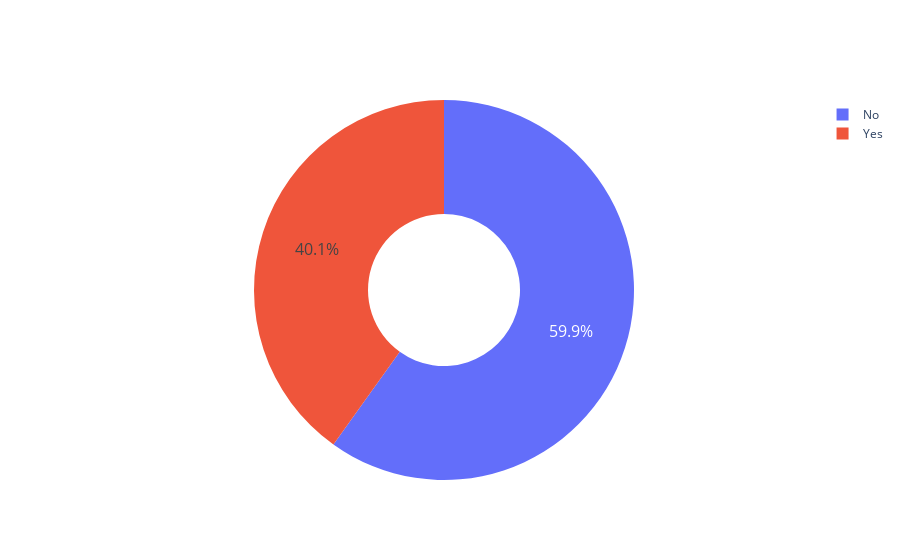

The notebook cell saved with this chart:
### Code cell
type_ = ["No", "Yes"]
fig = make_subplots(rows=1, cols=1)

# Assuming `data_combined` is a DataFrame and has a column named 'Churn'
fig.add_trace(go.Pie(labels=type_, values=data_combined['Churn'].value_counts(), name="Churn"))

# Use `hole` to create a donut-like pie chart
fig.update_traces(hole=.4, hoverinfo="label+percent+name", textfont_size=16)

fig.show()

### Figure 1 — Plotly figure (JSON) as saved in the notebook; plotly's stock layout.template omitted (floating-point values rounded to 4 significant figures)
{"data": [{"hole": 0.4, "hoverinfo": "label+percent+name", "labels": ["No", "Yes"], "name": "Churn", "textfont": {"size": 16}, "type": "pie", "values": [2220, 1487, 780, 556]}], "layout": {"xaxis": {"anchor": "y", "domain": [0, 1]}, "yaxis": {"anchor": "x", "domain": [0, 1]}}}
